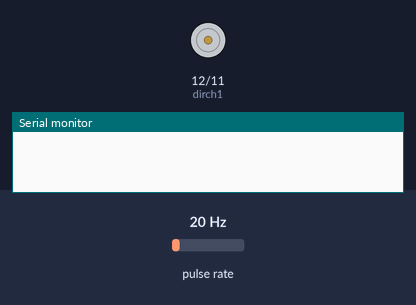
Recording of a sketch running on a simulated Arduino Uno, built with avr-gcc and run on an emulated ATmega328P. Parts: direction and speed pins drawn as motors (green arrow = direction pin HIGH = forward, orange = LOW = backward, longer = more drive), the last lines printed to the serial monitor. Wiring (inferred from the names in the program): pulse sensor: data pin 13. The inputs (shaded band) are chosen by the test bench; at power-on: pulse rate 20 Hz.

Above: at 0.1 s.
At 3.2 s:
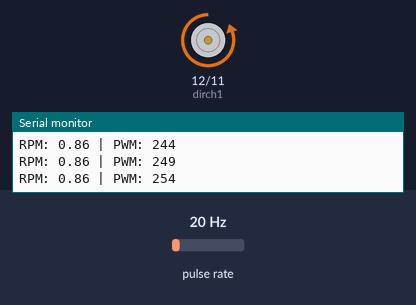
3.3 s: pulse rate (sensor on pin 13) set to 150 Hz
At 4.7 s:
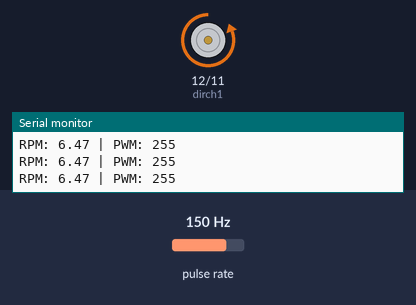
Timing chart, 0 to 6.3 s (numbered marks = the images above; inputs shaded):
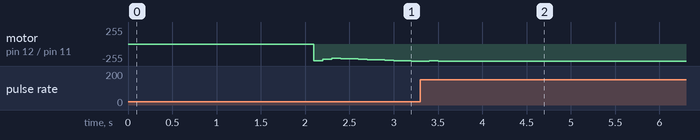

Measured:
- after the input at 3.3 s, motor on pin 12 (dirch1) / pin 11 (pwmch1): backward 255/255 → backward 254/255 after 0.10 s, → backward 255/255 0.10 s later

The sketch:

PID.ino
```cpp
#include "PinChangeInterrupt.h"

// Definir clase PID
class SimplePID {
private:
    float kp, kd, ki, umax;
    float eprev, eintegral;

public:
    SimplePID() : kp(3.5), kd(0), ki(0.35), umax(255), eprev(0.0), eintegral(0.0) {}

    void setParams(float kpIn, float kdIn, float kiIn, float umaxIn) {
        kp = kpIn;
        kd = kdIn;
        ki = kiIn;
        umax = umaxIn;
    }

    void evalu(int value, int target, float deltaT, int &pwr) {
        int e = target - value;
        float dedt = (e - eprev) / deltaT;
        eintegral += e * deltaT;
        float u = kp * e + kd * dedt + ki * eintegral;
        pwr = (int) fabs(u);
        if (pwr > umax) pwr = umax;
        if (pwr < 0) pwr = 0;
        eprev = e;
    }
};

// Definición de pines para un solo motor
const int ench1 = 13;  // Encoder motor
const int dirch1 = 12;  // Dirección motor
const int pwmch1 = 11;  // PWM motor

// Definición de pines para encoders y motores cambiarlo antes
/*
const int ench1 = 5, dirch1 = 7, pwmch1 = 6; delantero izquierdo
  kp(3.1), kd(0.75), ki(0.4)
const int ench2 = 4, dirch2 = 2, pwmch2 = 3;delantero derecho
   kp(3.1), kd(0.75), ki(0.4)
    kp(5), kd(0.15), ki(0.4)
    kp(4.8), kd(0.1), ki(0.35)
const int ench3 = 8, dirch3 = 9, pwmch3 = 10; trasero izquierdo
    kp(4.8), kd(0), ki(0.35)
const int ench4 = 13, dirch4 = 12, pwmch4 = 11; trasero derecho
    kp(3.5), kd(0), ki(0.35)

*/

// Variables de conteo de encoder
volatile long encoder1Count = 0;

// Variables de tiempo
volatile unsigned long muestreoAnterior = 0;
unsigned long muestreoActual = 0;
volatile double deltaMuestreo = 0;

// Variables de RPM
volatile float rpm1 = 0;
const float pulsos_por_revolucion = 1390.0;  // Ajustar según el encoder

// Definir instancia PID para el motor
SimplePID pid1;

// Setpoint deseado (RPM)
int setpoint1 = 100;

void setup() {
    Serial.begin(115200);

    // Configurar pines de dirección y PWM como salida
    pinMode(dirch1, OUTPUT);
    pinMode(pwmch1, OUTPUT);

    // Configurar pin de encoder como entrada
    pinMode(ench1, INPUT);

    // Configurar interrupción para el encoder
    attachPinChangeInterrupt(digitalPinToPinChangeInterrupt(ench1), handleEncoder1, FALLING);

    // Configurar parámetros PID para el motor
    pid1.setParams(2.0, 0.1, 0.5, 255);

    delay(2000);
    Serial.println("Setup terminado");
    muestreoAnterior = millis();
}

void loop() {
    // Configurar dirección del motor
    digitalWrite(dirch1, LOW);

    muestreoActual = millis();
    deltaMuestreo = (double)(muestreoActual - muestreoAnterior) / 1000.0;

    // Cada 100 ms, calcular RPM y aplicar PID
    if (deltaMuestreo >= 0.1) {
        muestreoAnterior = muestreoActual;

        // Cálculo de RPM
        rpm1 = 10 * encoder1Count * (60.0 / pulsos_por_revolucion);

        // Reset del contador
        encoder1Count = 0;

        // Variable de salida PID (PWM)
        int pwm1;

        // Evaluar PID
        pid1.evalu(rpm1, setpoint1, deltaMuestreo, pwm1);

        // Aplicar PWM al motor
        analogWrite(pwmch1, pwm1);

        // Imprimir valores
        Serial.print("RPM: "); Serial.print(rpm1);
        Serial.print(" | PWM: "); Serial.println(pwm1);
    }
}

// Función de interrupción del encoder
void handleEncoder1() {
    encoder1Count++;
}
```
